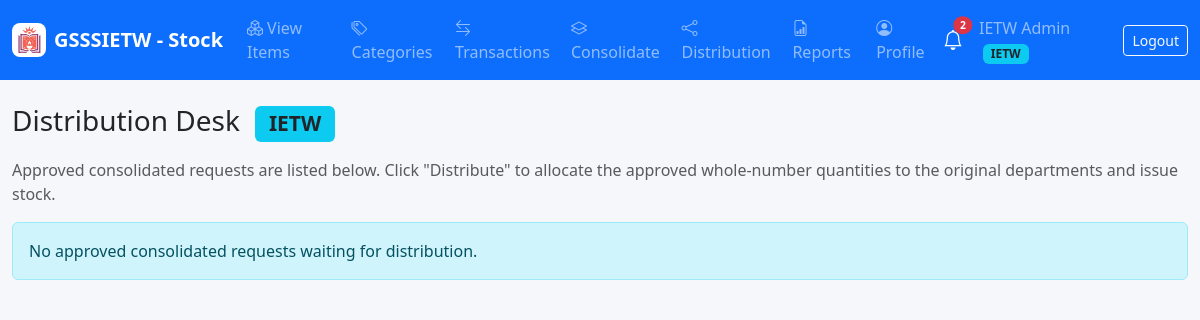
The page /IETW/allocate.php (signed in) on the database as committed earlier.
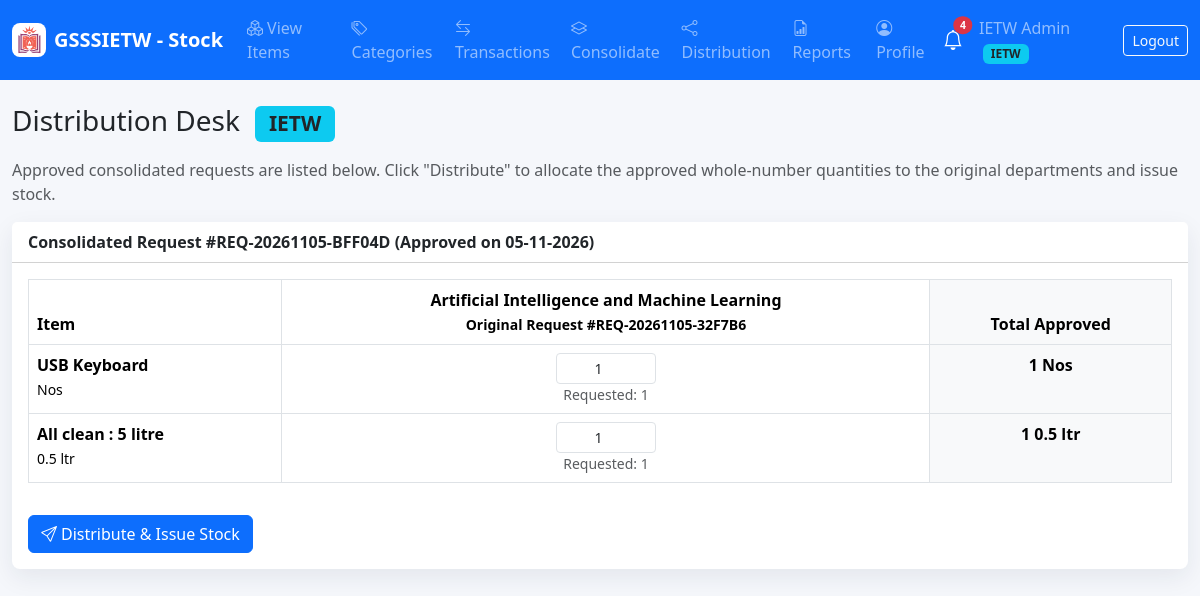
The same page on the database as committed later.
### tables this page shows
CREATE TABLE `requests` (
  `id` int NOT NULL AUTO_INCREMENT,
  `request_no` varchar(80) NOT NULL,
  `department_id` int NOT NULL,
  `requested_by` int NOT NULL,
  `purpose` text NOT NULL,
  `status` enum('PENDING_IETW','CONSOLIDATED_BY_IETW','APPROVED_BY_GSSSR','PARTIALLY_APPROVED_BY_GSSSR','REJECTED_BY_GSSSR','ISSUED','PARTIALLY_ISSUED') NOT NULL DEFAULT 'PENDING_IETW',
  `ietw_remarks` text,
  `ietw_processed_by` int DEFAULT NULL,
  `ietw_processed_at` datetime DEFAULT NULL,
  `gsssr_remarks` text,
  `gsssr_approved_by` int DEFAULT NULL,
  `gsssr_approved_at` datetime DEFAULT NULL,
  `admin_issued_by` int DEFAULT NULL,
  `admin_issued_at` datetime DEFAULT NULL,
  `created_at` timestamp NULL DEFAULT CURRENT_TIMESTAMP,
  `updated_at` timestamp NULL DEFAULT NULL ON UPDATE CURRENT_TIMESTAMP,
  `is_consolidated` tinyint(1) DEFAULT '0',
  `source_request_ids` text,
  `consolidated_by` int DEFAULT NULL,
  `consolidated_at` datetime DEFAULT NULL,
  PRIMARY KEY (`id`),
  UNIQUE KEY `request_no` (`request_no`),
  KEY `idx_req_status` (`status`),
  KEY `idx_req_dept_date` (`department_id`,`created_at`),
  KEY `requested_by` (`requested_by`),
  KEY `ietw_processed_by` (`ietw_processed_by`),
  KEY `gsssr_approved_by` (`gsssr_approved_by`),
  KEY `admin_issued_by` (`admin_issued_by`),
  CONSTRAINT `requests_ibfk_1` FOREIGN KEY (`department_id`) REFERENCES `departments` (`id`),
  CONSTRAINT `requests_ibfk_2` FOREIGN KEY (`requested_by`) REFERENCES `users` (`id`),
  CONSTRAINT `requests_ibfk_3` FOREIGN KEY (`ietw_processed_by`) REFERENCES `users` (`id`),
  CONSTRAINT `requests_ibfk_4` FOREIGN KEY (`gsssr_approved_by`) REFERENCES `users` (`id`),
  CONSTRAINT `requests_ibfk_5` FOREIGN KEY (`admin_issued_by`) REFERENCES `users` (`id`)
);

CREATE TABLE `departments` (
  `id` int NOT NULL AUTO_INCREMENT,
  `name` varchar(120) NOT NULL,
  `code` varchar(20) NOT NULL,
  `created_at` timestamp NULL DEFAULT CURRENT_TIMESTAMP,
  PRIMARY KEY (`id`),
  UNIQUE KEY `name` (`name`),
  UNIQUE KEY `code` (`code`)
);

CREATE TABLE `request_items` (
  `id` int NOT NULL AUTO_INCREMENT,
  `request_id` int NOT NULL,
  `item_id` int NOT NULL,
  `requested_quantity` decimal(12,2) NOT NULL,
  `justification` text,
  `ietw_recommended_qty` decimal(12,2) NOT NULL DEFAULT '0.00',
  `gsssr_approved_qty` decimal(12,2) NOT NULL DEFAULT '0.00',
  `issued_quantity` decimal(12,2) NOT NULL DEFAULT '0.00',
  `created_at` timestamp NULL DEFAULT CURRENT_TIMESTAMP,
  PRIMARY KEY (`id`),
  KEY `request_id` (`request_id`),
  KEY `item_id` (`item_id`),
  CONSTRAINT `request_items_ibfk_1` FOREIGN KEY (`request_id`) REFERENCES `requests` (`id`) ON DELETE CASCADE,
  CONSTRAINT `request_items_ibfk_2` FOREIGN KEY (`item_id`) REFERENCES `items` (`id`)
);

CREATE TABLE `items` (
  `id` int NOT NULL AUTO_INCREMENT,
  `item_code` varchar(60) NOT NULL,
  `item_name` varchar(180) NOT NULL,
  `category_id` int NOT NULL,
  `quantity` decimal(12,2) NOT NULL DEFAULT '0.00',
  `unit` varchar(40) NOT NULL DEFAULT 'Nos',
  `unit_price` decimal(12,2) NOT NULL DEFAULT '0.00',
  `minimum_stock` decimal(12,2) NOT NULL DEFAULT '0.00',
  `storage_location` varchar(160) DEFAULT NULL,
  `description` text,
  `status` enum('ACTIVE','INACTIVE') NOT NULL DEFAULT 'ACTIVE',
  `archive_reason` text,
  `archived_by` int DEFAULT NULL,
  `archived_at` datetime DEFAULT NULL,
  `deletion_approval_status` enum('NOT_REQUESTED','PENDING_GSSSR','APPROVED_BY_GSSSR','REJECTED_BY_GSSSR') NOT NULL DEFAULT 'NOT_REQUESTED',
  `invoice_path` varchar(255) DEFAULT NULL,
  `created_by` int DEFAULT NULL,
  `created_at` timestamp NULL DEFAULT CURRENT_TIMESTAMP,
  `updated_at` timestamp NULL DEFAULT NULL ON UPDATE CURRENT_TIMESTAMP,
  `deleted_at` timestamp NULL DEFAULT NULL,
  PRIMARY KEY (`id`),
  UNIQUE KEY `item_code` (`item_code`),
  KEY `idx_items_category` (`category_id`),
  KEY `idx_items_low_stock` (`quantity`,`minimum_stock`),
  KEY `created_by` (`created_by`),
  KEY `archived_by` (`archived_by`),
  CONSTRAINT `items_ibfk_1` FOREIGN KEY (`category_id`) REFERENCES `categories` (`id`),
  CONSTRAINT `items_ibfk_2` FOREIGN KEY (`created_by`) REFERENCES `users` (`id`),
  CONSTRAINT `items_ibfk_3` FOREIGN KEY (`archived_by`) REFERENCES `users` (`id`)
);

### includes/functions.php (called while the page is built, shortened)
<?php
require_once __DIR__ . '/db.php';
function e(?string $value): string
{
    return htmlspecialchars((string)$value, ENT_QUOTES, 'UTF-8');
}
function rows(string $sql, array $params = []): array
{
    $stmt = Database::conn()->prepare($sql);
    $stmt->execute($params);
    return $stmt->fetchAll();
}
function one(string $sql, array $params = []): ?array
{
    $stmt = Database::conn()->prepare($sql);
    $stmt->execute($params);
    $row = $stmt->fetch();
    return $row ?: null;
}
function unread_notification_count(?int $userId = null): int {
    try {
        $db = Database::conn();
        $stmt = $db->prepare("SELECT COUNT(*) FROM notifications WHERE user_id = ? AND is_read = 0");
        $stmt->execute([$userId]);
        return (int)$stmt->fetchColumn();
    } catch (Throwable $e) {
        return 0;
    }
}

### includes/auth.php (called while the page is built, shortened)
<?php
require_once __DIR__ . '/functions.php';
function current_user(): ?array
{
    static $verified = false;
    if (!$verified) {
        $verified = true;
    }
    return $_SESSION['user'];
}

### includes/db.php (called while the page is built, shortened)
<?php
final class Database
{
    private static ?PDO $pdo = null;
    public static function conn(): PDO
    {
        if (self::$pdo === null) {
            $dsn = 'mysql:host=' . DB_HOST . ';dbname=' . DB_NAME . ';charset=utf8mb4';
            self::$pdo = new PDO($dsn, DB_USER, DB_PASS, [
                PDO::ATTR_ERRMODE => PDO::ERRMODE_EXCEPTION,
                PDO::ATTR_DEFAULT_FETCH_MODE => PDO::FETCH_ASSOC,
                PDO::ATTR_EMULATE_PREPARES => false,
            ]);
        }
        return self::$pdo;
    }
}

### IETW/allocate.php (the view, shortened to what this page needs)
<?php
require_once __DIR__ . '/../includes/layout.php';
function distributeIntegers(array $requested, int $total): array {
    $n = count($requested);
    $sumReq = array_sum($requested);
    $allocations = [];
    $floorSum = 0;
    foreach ($requested as $i => $req) {
        $exact = ($req / $sumReq) * $total;
        $floor = (int)floor($exact);
        $allocations[$i] = $floor;
        $floorSum += $floor;
    }
    $remaining = $total - $floorSum;
    return $allocations;
}
$pendingDistribution = rows('
    SELECT r.*, d.name department_name
    FROM requests r
    JOIN departments d ON d.id=r.department_id
    WHERE r.status IN ("APPROVED_BY_GSSSR","PARTIALLY_APPROVED_BY_GSSSR") AND r.is_consolidated = 1
    ORDER BY r.created_at ASC
');
render_header('IETW Distribution Desk');
?>
<h1 class="h3 mb-3">Distribution Desk <span class="badge bg-info text-dark ms-2">IETW</span></h1>
<p class="text-muted">Approved consolidated requests are listed below. Click "Distribute" to allocate the approved whole‑number quantities to the original departments and issue stock.</p>
<?php if (empty($pendingDistribution)): ?>
<div class="alert alert-info">No approved consolidated requests waiting for distribution.</div>
<?php else: ?>
  <?php foreach ($pendingDistribution as $req):
    $sourceIds = array_map('intval', explode(',', $req['source_request_ids']));
    $sourceRequests = [];
    foreach ($sourceIds as $sid) {
        $src = one('SELECT r.*, d.name dept_name FROM requests r JOIN departments d ON d.id=r.department_id WHERE r.id=?', [$sid]);
        if ($src) $sourceRequests[] = $src;
    }
    $consolidatedItems = rows(
        'SELECT ri.id, ri.request_id, ri.item_id, ri.requested_quantity,
                ri.ietw_recommended_qty, ri.gsssr_approved_qty, ri.issued_quantity,
                i.item_name, i.unit
         FROM request_items ri
         JOIN items i ON i.id = ri.item_id
         WHERE ri.request_id = ?',
        [$req['id']]
    );
  ?>
  <div class="card metric-card mb-4">
    <div class="card-header bg-white fw-semibold">
      Consolidated Request #<?= e($req['request_no']) ?> (Approved on <?= date('d-m-Y', strtotime($req['gsssr_approved_at'])) ?>)
    </div>
    <div class="card-body">
      <form method="post" onsubmit="return confirm('Confirm distribution? Stock will be issued to each department.');">
        <div class="table-responsive">
          <table class="table table-bordered">
            <thead>
              <tr>
                <th>Item</th>
                <?php foreach ($sourceRequests as $src): ?>
                <th class="text-center"><?= e($src['dept_name']) ?><br><small>Original Request #<?= e($src['request_no']) ?></small></th>
                <?php endforeach; ?>
                <th class="text-center bg-light">Total Approved</th>
              </tr>
            </thead>
            <tbody>
              <?php foreach ($consolidatedItems as $ci):
                $approvedTotal = (int)$ci['gsssr_approved_qty'];
                if ($approvedTotal == 0) continue;
                $requestedQuantities = [];
                foreach ($sourceRequests as $src) {
                    $row = one('SELECT requested_quantity FROM request_items WHERE request_id=? AND item_id=?', [$src['id'], $ci['item_id']]);
                    $requestedQuantities[] = $row ? (int)$row['requested_quantity'] : 0;
                }
                $allocations = distributeIntegers($requestedQuantities, $approvedTotal);
              ?>
              <tr>
                <td><strong><?= e($ci['item_name']) ?></strong><br><small><?= e($ci['unit']) ?></small></td>
                <?php foreach ($sourceRequests as $idx => $src): ?>
                <td class="text-center">
                  <input type="number" class="form-control form-control-sm text-center"
                         name="qty[<?= $ci['item_id'] ?>][<?= $src['id'] ?>]"
                         min="0" step="1" value="<?= e($allocations[$idx] ?? 0) ?>"
                         style="width: 100px; margin: 0 auto;" required>
                  <div class="small text-muted">Requested: <?= e($requestedQuantities[$idx]) ?></div>
                </td>
                <?php endforeach; ?>
                <td class="text-center bg-light fw-bold"><?= e($approvedTotal) ?> <?= e($ci['unit']) ?></td>
              </tr>
              <?php endforeach; ?>
            </tbody>
          </table>
        </div>
        <div class="mt-3">
          <button type="submit" class="btn btn-primary"><i class="bi bi-send me-1"></i>Distribute & Issue Stock</button>
        </div>
      </form>
    </div>
  </div>
  <?php endforeach; ?>
<?php endif; ?>
<?php render_footer(); ?>

### includes/layout.php (shortened to what this page needs)
<?php
require_once __DIR__ . '/auth.php';
function render_header(string $title): void
{
    $u    = current_user();
    $role = $u['role'] ?? '';
    $base = BASE_URL;
    echo '<!doctype html><html lang="en"><head><meta charset="utf-8"><meta name="viewport" content="width=device-width, initial-scale=1">';
    echo '<link href="https://cdn.jsdelivr.net/npm/bootstrap@5.3.3/dist/css/bootstrap.min.css" rel="stylesheet">';
    echo '<link href="https://cdn.jsdelivr.net/npm/bootstrap-icons@1.11.3/font/bootstrap-icons.css" rel="stylesheet">';
    echo '<link href="' . $base . '/assets/css/app.css" rel="stylesheet">';
    echo '</head><body>';
    echo '<nav class="navbar navbar-expand-lg navbar-dark bg-primary sticky-top"><div class="container-fluid">';
    echo '<a class="navbar-brand fw-semibold d-flex align-items-center gap-2" href="' . $base . '/dashboard.php">'
       . '<img src="' . APP_LOGO . '" alt="' . e(APP_SHORT_NAME) . ' logo" width="34" height="34" class="brand-logo">'
       . e(APP_SHORT_NAME) . '</a>';
    if ($u) {
        echo '<div class="collapse navbar-collapse" id="topnav"><ul class="navbar-nav me-auto">';
        $links = [
            'GSSSR' => [
                ['/admin/items.php',        'Items',          'boxes'],
                ['/admin/categories.php',   'Categories',     'tags'],
                ['/admin/requests.php',     'Approval Desk',  'clipboard-check'],
                ['/admin/reports.php',      'Reports',        'file-earmark-bar-graph'],
                ['/admin/users.php',        'Users',          'people'],
                ['/admin/logs.php',         'Logs',           'activity'],
                ['/admin/backup.php',       'Backup',         'shield-check'],
                ['/profile.php',            'Profile',        'person-circle'],
            ],
            'IETW' => [
                ['/IETW/items.php',        'View Items',      'boxes'],
                ['/IETW/categories.php',   'Categories',      'tags'],
                ['/IETW/transactions.php', 'Transactions',    'arrow-left-right'],
                ['/IETW/consolidate.php',  'Consolidate',     'layers'],
                ['/IETW/allocate.php',     'Distribution',    'share'],
                ['/IETW/reports.php',      'Reports',         'file-earmark-bar-graph'],
                ['/profile.php',           'Profile',         'person-circle'],
            ],
            'DEPARTMENT' => [
                ['/department/request.php', 'New Request', 'cart-plus'],
                ['/department/history.php', 'History',     'clock-history'],
                ['/department/inventory.php', 'My Stock',  'box-seam'],
                ['/profile.php',            'Profile',        'person-circle'],
            ],
        ];
        foreach ($links[$role] ?? [] as $l) {
            echo '<li class="nav-item"><a class="nav-link" href="' . $base . $l[0] . '">'
               . '<i class="bi bi-' . $l[2] . ' me-1"></i>' . $l[1] . '</a></li>';
        }
        echo '</ul>';
        $badgeClass = match ($role) {
            'GSSSR' => 'bg-warning text-dark',
            'IETW'  => 'bg-info text-dark',
            default => 'bg-secondary',
        };
        $unread = 0;
        if (function_exists('unread_notification_count')) {
            $unread = unread_notification_count($u['id']);
        }
        echo '<a class="nav-link position-relative me-3 text-white" href="' . $base . '/notifications.php" title="Notifications">';
        echo '<i class="bi bi-bell fs-5"></i>';
        if ($unread > 0) {
            echo '<span class="position-absolute top-0 start-100 translate-middle badge rounded-pill bg-danger" style="font-size:0.65rem;">' . $unread . '</span>';
        }
        echo '</a>';
        echo '<span class="navbar-text me-3">'
           . e($u['name'])
           . ' <span class="badge ' . $badgeClass . ' ms-1">' . e($role) . '</span></span>';
        echo '<a class="btn btn-outline-light btn-sm" href="' . $base . '/logout.php">Logout</a></div>';
    }
    echo '</div></nav><main class="container-fluid py-4">';
}
function render_footer(): void
{
    echo '</main>';
    echo '</body></html>';
}

### assets/css/app.css (style rules this page uses)
body { background: #f5f7fb; }
.brand-logo { border-radius: 8px; background: #fff; padding: 2px; }
.metric-card { border: 0; border-radius: 8px; box-shadow: 0 8px 24px rgba(30, 41, 59, .08); }
.table thead th { white-space: nowrap; }

Rows that differ between the two databases and show on the page:
added requests: request_no "REQ-20261105-BFF04D", gsssr_approved_at "05-11-2026", shown under "Distribution Desk IETW"
added requests: department.name "Artificial Intelligence and Machine Learning", request_no "REQ-20261105-32F7B6", idx "1"
added request_items: item.item_name "USB Keyboard", item.unit "Nos", gsssr_approved_qty "1"
added request_items: item.item_name "All clean : 5 litre", item.unit "0.5 ltr", gsssr_approved_qty "1"
Other text that changed with them:
$unread: "2" → "4"
text no longer shown: "No approved consolidated requests waiting for distribution."
